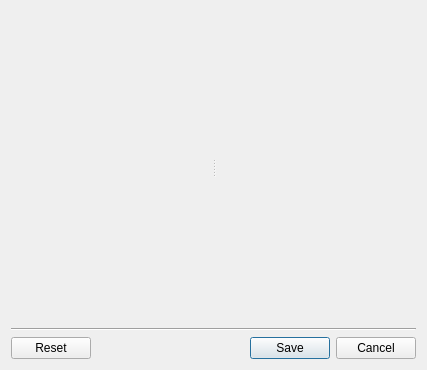
<?xml version="1.0" encoding="UTF-8"?>
<ui version="4.0">
 <class>GridCreatingConditionExternalProgramSettingDialog</class>
 <widget class="QDialog" name="GridCreatingConditionExternalProgramSettingDialog">
  <property name="geometry">
   <rect>
    <x>0</x>
    <y>0</y>
    <width>427</width>
    <height>370</height>
   </rect>
  </property>
  <property name="windowTitle">
   <string>Grid Creation</string>
  </property>
  <layout class="QVBoxLayout" name="verticalLayout">
   <item>
    <widget class="QSplitter" name="splitter">
     <property name="orientation">
      <enum>Qt::Horizontal</enum>
     </property>
     <widget class="InputConditionPageList" name="m_pageList" native="true"/>
     <widget class="InputConditionPageContainer" name="m_pageContainer" native="true"/>
    </widget>
   </item>
   <item>
    <widget class="Line" name="line">
     <property name="orientation">
      <enum>Qt::Horizontal</enum>
     </property>
    </widget>
   </item>
   <item>
    <widget class="QDialogButtonBox" name="buttonBox">
     <property name="orientation">
      <enum>Qt::Horizontal</enum>
     </property>
     <property name="standardButtons">
      <set>QDialogButtonBox::Cancel|QDialogButtonBox::Reset|QDialogButtonBox::Save</set>
     </property>
    </widget>
   </item>
  </layout>
 </widget>
 <customwidgets>
  <customwidget>
   <class>InputConditionPageList</class>
   <extends>QWidget</extends>
   <header>guicore/project/inputcond/inputconditionpagelist.h</header>
   <container>1</container>
  </customwidget>
  <customwidget>
   <class>InputConditionPageContainer</class>
   <extends>QWidget</extends>
   <header>guicore/project/inputcond/inputconditionpagecontainer.h</header>
   <container>1</container>
  </customwidget>
 </customwidgets>
 <resources/>
 <connections>
  <connection>
   <sender>buttonBox</sender>
   <signal>accepted()</signal>
   <receiver>GridCreatingConditionExternalProgramSettingDialog</receiver>
   <slot>accept()</slot>
   <hints>
    <hint type="sourcelabel">
     <x>248</x>
     <y>254</y>
    </hint>
    <hint type="destinationlabel">
     <x>157</x>
     <y>274</y>
    </hint>
   </hints>
  </connection>
  <connection>
   <sender>buttonBox</sender>
   <signal>rejected()</signal>
   <receiver>GridCreatingConditionExternalProgramSettingDialog</receiver>
   <slot>reject()</slot>
   <hints>
    <hint type="sourcelabel">
     <x>316</x>
     <y>260</y>
    </hint>
    <hint type="destinationlabel">
     <x>286</x>
     <y>274</y>
    </hint>
   </hints>
  </connection>
 </connections>
</ui>
